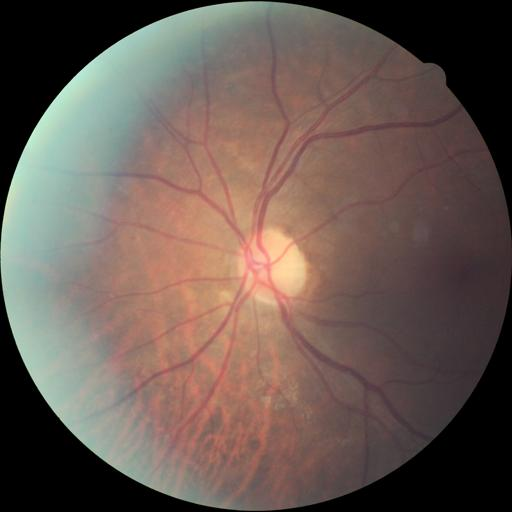
#> input picture retinaai-ml-service/data/sample/10_left.jpeg, 512 x 512 px
$ python -i quality.py   (imports and definitions only)   (older library calls are emulated)
#> lines starting #> are read from the running program, lines starting #| are printed output that depends on the picture; after the words box and inside, x2 and y2 are one past the last pixel; in counts of white or black regions, pixels touching at a corner belong together
"""
RETINAAI — Image Quality Assessment

Algorithmic quality assessment using image processing metrics:
- Blur detection (Laplacian variance over the retinal disc)
- Brightness and contrast within the illuminated region
- Retina centering via circular mask fitting
- Retina plausibility heuristic (warning only)

Metrics are computed on a fixed-size working copy so thresholds mean the
same thing for a tabletop fundus camera and a smartphone adapter.
"""
import cv2
import numpy as np
from dataclasses import dataclass, field
from typing import List


@dataclass
class QualityResult:
    """Result of image quality assessment."""
    overall_score: float = 0.0
    blur_score: float = 0.0
    blur_ok: bool = False
    brightness: float = 0.0
    brightness_ok: bool = False
    contrast: float = 0.0
    contrast_ok: bool = False
    centering_score: float = 0.0
    centered_ok: bool = False
    usable: bool = False
    retina_plausible: bool = True
    colour_ratio: float = 0.0
    feedback: List[str] = field(default_factory=list)

    # [16 lines left out: function to_dict, not called in this run]


class ImageQualityAssessor:
    """Assess retinal image quality using algorithmic metrics."""

    def __init__(
        self,
        blur_threshold: float = 100.0,
        brightness_min: float = 40.0,
        brightness_max: float = 220.0,
        contrast_threshold: float = 30.0,
        centering_threshold: float = 0.3,
        overall_min: float = 0.5,
    ):
        self.blur_threshold = blur_threshold
        self.brightness_min = brightness_min
        self.brightness_max = brightness_max
        self.contrast_threshold = contrast_threshold
        self.centering_threshold = centering_threshold
        self.overall_min = overall_min

    def assess(self, image: np.ndarray) -> QualityResult:
        """
        Assess image quality.

        Args:
            image: BGR numpy array (OpenCV format) or RGB numpy array.

        Returns:
            QualityResult with all quality metrics.
        """
        result = QualityResult()

        if image is None or image.size == 0:
            result.feedback.append("Invalid or empty image")
            return result

        # Convert to grayscale if needed
        if len(image.shape) == 3:
            if image.shape[2] == 4:  # RGBA
                image_bgr = cv2.cvtColor(image, cv2.COLOR_RGBA2BGR)
            else:
                image_bgr = image
            gray = cv2.cvtColor(image_bgr, cv2.COLOR_BGR2GRAY)
        else:
            gray = image
            image_bgr = cv2.cvtColor(gray, cv2.COLOR_GRAY2BGR)

        # Normalise resolution before measuring sharpness and contrast.
        #
        # Laplacian variance scales with pixel density: the same retina at
        # 3000x2000 and at 512x512 produces very different numbers, so a fixed
        # threshold silently means something different for a tabletop fundus
        # camera than for a smartphone adapter. Measuring on a fixed-size copy
        # makes the threshold device-independent.
        work = self._normalise(gray)

        # Restrict measurement to the retinal disc. A fundus photo is a bright
        # circle on a black rectangle; averaging the border in drags brightness
        # down and inflates contrast, so both were being measured on the wrong
        # pixels.
        mask = self._retina_mask(work)

        # 1. Blur detection — Laplacian variance over the retinal region
        result.blur_score = self._check_blur(work, mask)
        result.blur_ok = result.blur_score > self.blur_threshold

        # 2. Brightness check
        result.brightness = self._check_brightness(work, mask)
        result.brightness_ok = self.brightness_min < result.brightness < self.brightness_max

        # 3. Contrast check
        result.contrast = self._check_contrast(work, mask)
        result.contrast_ok = result.contrast > self.contrast_threshold

        # 4. Centering check — circular mask fit
        result.centering_score = self._check_centering(work)

        # 5. Retina plausibility (HEURISTIC, warning only)
        result.colour_ratio = self._colour_ratio(image_bgr)
        result.retina_plausible = result.colour_ratio >= self.RETINA_MIN_COLOUR_RATIO
        result.centered_ok = result.centering_score > self.centering_threshold

        # Overall score (weighted average)
        # Each metric is normalised so that "at threshold" scores ~0.5 and
        # comfortably-above-threshold saturates at 1.0.
        blur_norm = min(result.blur_score / (self.blur_threshold * 2), 1.0)
        bright_norm = 1.0 - abs(result.brightness - 128) / 128
        contrast_norm = min(result.contrast / (self.contrast_threshold * 2), 1.0)
        center_norm = result.centering_score

        result.overall_score = (
            0.35 * blur_norm
            + 0.20 * max(bright_norm, 0)
            + 0.20 * contrast_norm
            + 0.25 * center_norm
        )

        # Usability
        result.usable = all([
            result.blur_ok, result.brightness_ok,
            result.contrast_ok, result.centered_ok
        ])

        # Feedback messages
        if not result.brightness_ok:
            if result.brightness <= self.brightness_min:
                result.feedback.append("Image is too dark — increase illumination")
            else:
                result.feedback.append("Image is overexposed — reduce illumination")
        if not result.contrast_ok:
            result.feedback.append("Low contrast — adjust camera focus/lighting")
        if not result.blur_ok:
            result.feedback.append("Image is blurry — hold camera steady")
        if not result.centered_ok:
            result.feedback.append("Retina not centered — adjust camera position")

        if not result.retina_plausible:
            result.feedback.append(
                "This may not be a retinal fundus image — please confirm before screening"
            )

        if result.usable and not result.feedback:
            result.feedback.append("Image quality is good")

        return result

    WORK_SIZE = 512  # fixed measurement resolution

    # Fundus photographs are strongly red-dominant because of choroidal
    # blood supply. Across the sample images in this repository the red/green
    # ratio ranges 1.11-1.84, while grey, blue and green non-retinal images
    # sit at or below 1.0.
    #
    # HEURISTIC, AND CALIBRATED ON TEN IMAGES. It is deliberately a warning
    # and never a rejection: blocking a screening on a colour ratio derived
    # from this little evidence would fail more real captures than it catches
    # wrong ones. It exists so an operator who uploads the wrong photo sees
    # something, not as a fundus detector.
    RETINA_MIN_COLOUR_RATIO = 1.05

    @staticmethod
    def _colour_ratio(image_bgr: np.ndarray) -> float:
        """Mean red / mean green over the illuminated region."""
        if image_bgr is None or len(image_bgr.shape) != 3:
            return 0.0
        blue, green, red = cv2.split(image_bgr.astype(np.float32))
        gray = cv2.cvtColor(image_bgr, cv2.COLOR_BGR2GRAY)
        mask = gray > 12
        if mask.sum() < gray.size * 0.02:
            mask = np.ones_like(gray, dtype=bool)
        return float(red[mask].mean() / (green[mask].mean() + 1e-6))

    def _normalise(self, gray: np.ndarray) -> np.ndarray:
        """Resize to a fixed square so metrics are comparable across devices."""
        if gray.shape[:2] == (self.WORK_SIZE, self.WORK_SIZE):
            return gray
        interp = cv2.INTER_AREA if gray.shape[0] > self.WORK_SIZE else cv2.INTER_LINEAR
        return cv2.resize(gray, (self.WORK_SIZE, self.WORK_SIZE), interpolation=interp)

    @staticmethod
    def _retina_mask(gray: np.ndarray) -> np.ndarray:
        """
        Boolean mask of the illuminated retinal disc.

        Falls back to the whole frame when the image has no dark border, which
        is what a cropped or already-processed image looks like.
        """
        mask = gray > 12
        if mask.sum() < gray.size * 0.10:
            return np.ones_like(gray, dtype=bool)
        return mask

    def _check_blur(self, gray: np.ndarray, mask: np.ndarray = None) -> float:
        """Laplacian variance over the retinal region as a sharpness metric."""
        laplacian = cv2.Laplacian(gray, cv2.CV_64F)
        if mask is not None:
            # Erode so the hard border between disc and black frame — a strong
            # edge that has nothing to do with focus — is excluded.
            eroded = cv2.erode(
                mask.astype(np.uint8), np.ones((9, 9), np.uint8), iterations=1
            ).astype(bool)
            if eroded.sum() > 100:
                return float(laplacian[eroded].var())
        return float(laplacian.var())

    def _check_brightness(self, gray: np.ndarray, mask: np.ndarray = None) -> float:
        """Mean brightness of the retinal region."""
        if mask is not None and mask.sum() > 100:
            return float(np.mean(gray[mask]))
        return float(np.mean(gray))

    def _check_contrast(self, gray: np.ndarray, mask: np.ndarray = None) -> float:
        """Standard deviation within the retinal region as a contrast metric."""
        if mask is not None and mask.sum() > 100:
            return float(np.std(gray[mask]))
        return float(np.std(gray))

    def _check_centering(self, gray: np.ndarray) -> float:
        """
        Check if retina is centered using circular mask fitting.
        Returns a score 0-1 indicating how well a circle fits.
        """
        h, w = gray.shape

        # Threshold to find the retinal region
        _, binary = cv2.threshold(gray, 30, 255, cv2.THRESH_BINARY)

        # Find contours
        contours, _ = cv2.findContours(binary, cv2.RETR_EXTERNAL, cv2.CHAIN_APPROX_SIMPLE)
        if not contours:
            return 0.0

        # Get largest contour (presumably the retina)
        largest = max(contours, key=cv2.contourArea)
        area = cv2.contourArea(largest)
        total_area = h * w

        if area < total_area * 0.05:
            return 0.0

        # Check circularity and centering
        (cx, cy), radius = cv2.minEnclosingCircle(largest)

        # How close is the center to the image center?
        center_dist = np.sqrt((cx - w / 2) ** 2 + (cy - h / 2) ** 2)
        max_dist = np.sqrt((w / 2) ** 2 + (h / 2) ** 2)
        center_score = 1.0 - (center_dist / max_dist)

        # How circular is the contour?
        perimeter = cv2.arcLength(largest, True)
        if perimeter == 0:
            return 0.0
        circularity = 4 * np.pi * area / (perimeter ** 2)

        return float(center_score * 0.6 + circularity * 0.4)

>>> import cv2
>>> picture = cv2.cvtColor(cv2.imread('../../data/sample/10_left.jpeg'), cv2.COLOR_BGR2RGB)
>>> result = ImageQualityAssessor().assess(picture)
#> in assess, `gray = cv2.cvtColor(image_bgr, cv2.COLOR_BGR2GRAY)`:
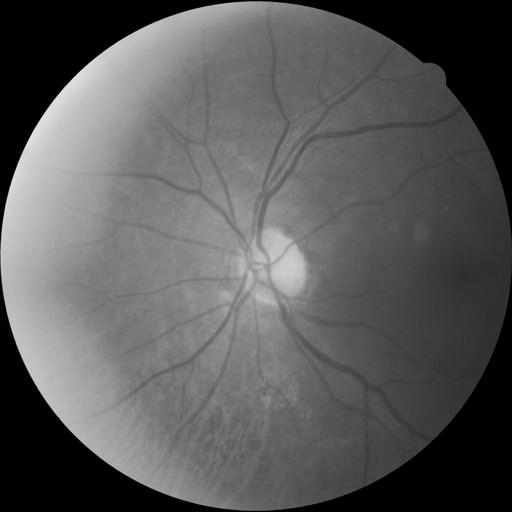
#> gray: shape (512, 512); min 0, max 248, mean 90.4
#> in _retina_mask, `mask = gray > 12`:
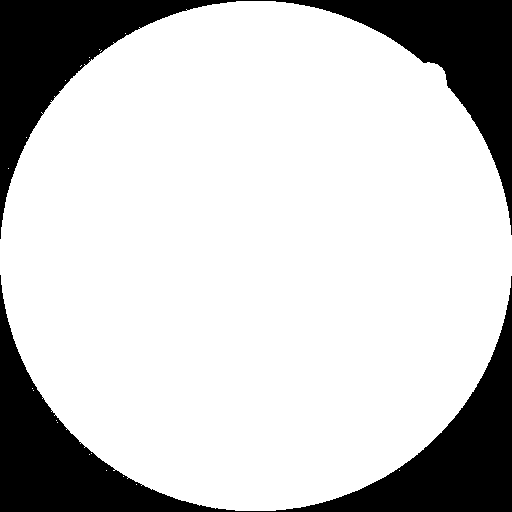
#> mask: shape (512, 512) bool; 78.5% white; 2 black regions, box (x1, y1, x2, y2) and area: (0, 275, 512, 512) 28267, (0, 0, 512, 239) 28095
#> in _check_blur, `laplacian = cv2.Laplacian(gray, cv2.CV_64F)`:
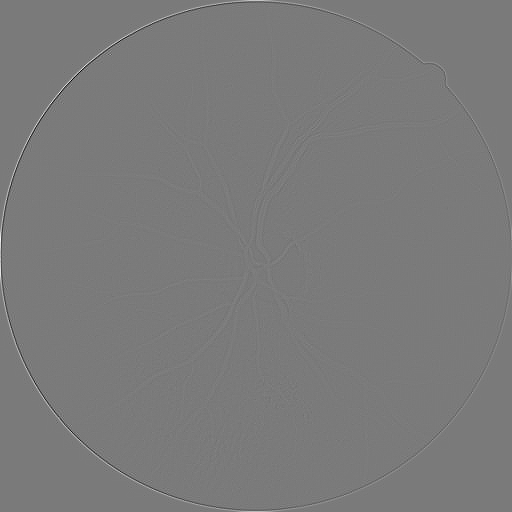
#> laplacian: shape (512, 512) float64; min -331, max 356, mean 0; drawn with min black and max white
#> in _check_blur, `eroded = cv2.erode( mask.astype(np.uint8), np.ones((9, 9), np.uint8), ..`:
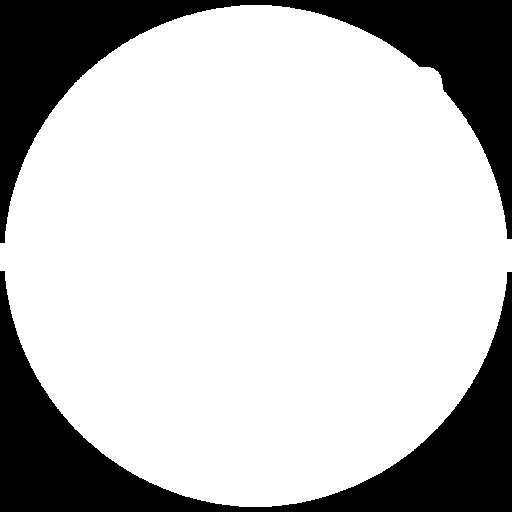
#> eroded: shape (512, 512) bool; 75.5% white; 2 black regions, box (x1, y1, x2, y2) and area: (0, 271, 512, 512) 32222, (0, 0, 512, 243) 32056
#> in assess, `result.blur_score = self._check_blur(work, mask)`: result.blur_score = 22.34
#> in assess, `result.blur_ok = result.blur_score > self.blur_threshold`: result.blur_ok = False
#> in assess, `result.brightness = self._check_brightness(work, mask)`: result.brightness = 115
#> in assess, `result.brightness_ok = self.brightness_min < result.brightness < self...`: result.brightness_ok = True
#> in assess, `result.contrast = self._check_contrast(work, mask)`: result.contrast = 39.24
#> in assess, `result.contrast_ok = result.contrast > self.contrast_threshold`: result.contrast_ok = True
#> in _check_centering, `_, binary = cv2.threshold(gray, 30, 255, cv2.THRESH_BINARY)`:
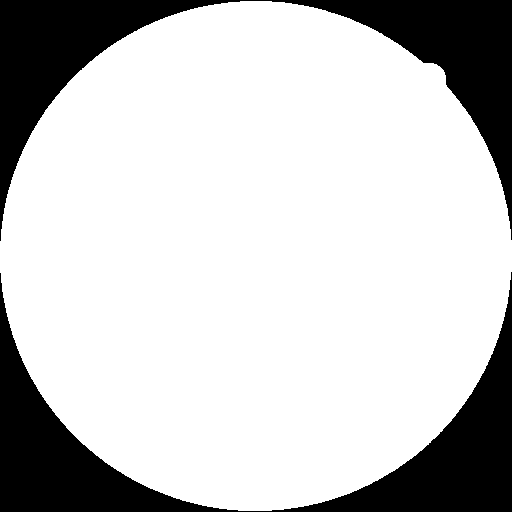
#> binary: shape (512, 512); 78.3% white; 2 black regions
#> in _check_centering, `contours, _ = cv2.findContours(binary, cv2.RETR_EXTERNAL, cv2.CHAIN_AP..`: contours = 1 contour; box (x1, y1, x2, y2) and area: (0, 1, 512, 511) 204569
#> in _check_centering, `largest = max(contours, key=cv2.contourArea)`: largest = contour of 741 points, box (x1, y1, x2, y2) (0, 1, 512, 511), area 204569
#> in _check_centering, `area = cv2.contourArea(largest)`: area = 204569
#> in _check_centering, `(cx, cy), radius = cv2.minEnclosingCircle(largest)`: cx = 258; cy = 252.2; radius = 259.7
#> in _check_centering, `center_dist = np.sqrt((cx - w / 2) ** 2 + (cy - h / 2) ** 2)`: center_dist = 4.29
#> in _check_centering, `center_score = 1.0 - (center_dist / max_dist)`: center_score = 0.988
#> in _check_centering, `perimeter = cv2.arcLength(largest, True)`: perimeter = 1700.2
#> in _check_centering, `circularity = 4 * np.pi * area / (perimeter ** 2)`: circularity = 0.889
#> in assess, `result.centering_score = self._check_centering(work)`: result.centering_score = 0.949
#> in _colour_ratio, `blue, green, red = cv2.split(image_bgr.astype(np.float32))`:
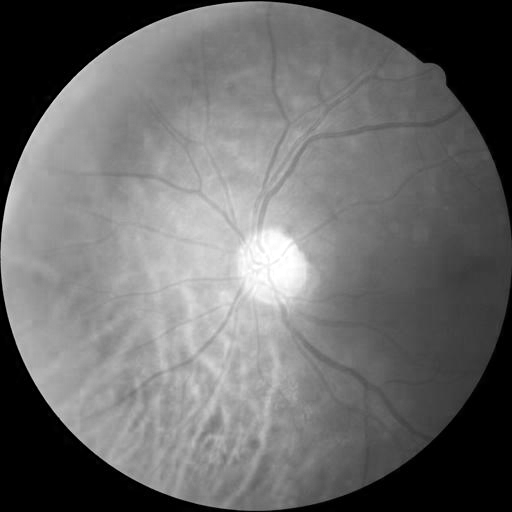
#> blue: shape (512, 512) float32; min 0, max 255, mean 106.8
#> in _colour_ratio, `blue, green, red = cv2.split(image_bgr.astype(np.float32))`:
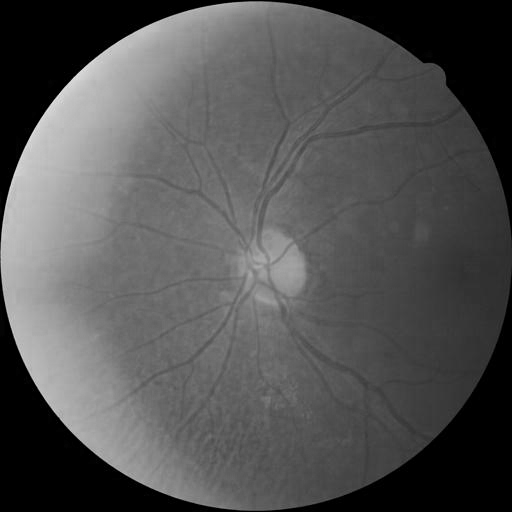
#> red: shape (512, 512) float32; min 0, max 242, mean 83.2
#> in assess, `result.colour_ratio = self._colour_ratio(image_bgr)`: result.colour_ratio = 0.916
#> in assess, `result.retina_plausible = result.colour_ratio >= self.RETINA_MIN_COLOU..`: result.retina_plausible = False
#> in assess, `result.centered_ok = result.centering_score > self.centering_threshold`: result.centered_ok = True
#> in assess, `blur_norm = min(result.blur_score / (self.blur_threshold * 2), 1.0)`: blur_norm = 0.112
#> in assess, `bright_norm = 1.0 - abs(result.brightness - 128) / 128`: bright_norm = 0.899
#> in assess, `contrast_norm = min(result.contrast / (self.contrast_threshold * 2), 1..`: contrast_norm = 0.654
#> in assess, `center_norm = result.centering_score`: center_norm = 0.949
#> in assess, `result.overall_score = ( 0.35 * blur_norm + 0.20 * max(bright_norm, 0)..`: result.overall_score = 0.587
#> in assess, `result.usable = all([ result.blur_ok, result.brightness_ok, result.con..`: result.usable = False

$ run again, on retinaai-ml-service/data/sample/13_left.jpeg
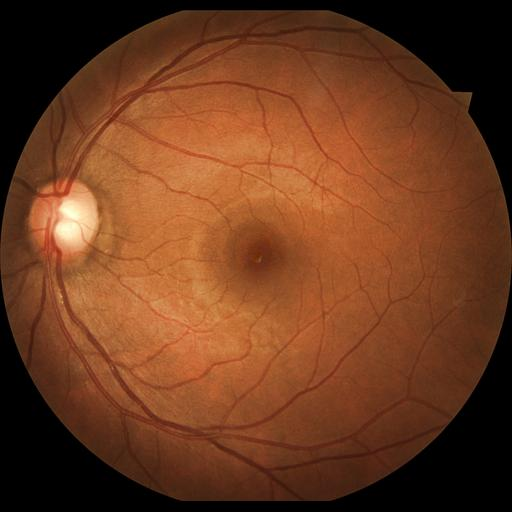
#> input picture retinaai-ml-service/data/sample/13_left.jpeg, 512 x 512 px
#> in _retina_mask, `mask = gray > 12`:
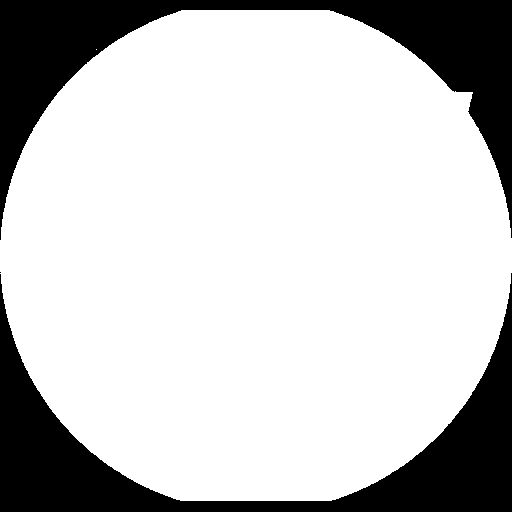
#> mask: shape (512, 512) bool; 78% white; 3 black regions (1 under 20 px), largest, box (x1, y1, x2, y2) and area: (0, 273, 512, 512) 29137, (0, 0, 512, 240) 28661
#> eroded: shape (512, 512) bool; 75% white; 2 black regions, box (x1, y1, x2, y2) and area: (0, 268, 512, 512) 33015, (0, 0, 512, 244) 32576
#> result.blur_score = 63.21
#> result.blur_ok = False
#> result.brightness = 72.43
#> result.brightness_ok = True
#> result.contrast = 26.67
#> result.contrast_ok = False
#> binary: shape (512, 512); 77.4% white; 72 black regions (62 under 20 px)
#> contours = 1 contour; box (x1, y1, x2, y2) and area: (0, 10, 512, 501) 203012
#> largest = contour of 663 points, box (x1, y1, x2, y2) (0, 10, 512, 501), area 203012
#> area = 203011.5
#> cx = 260.6; cy = 250; radius = 263.1
#> center_dist = 7.56
#> center_score = 0.979
#> perimeter = 1696.3
#> circularity = 0.887
#> result.centering_score = 0.942
#> in _colour_ratio, `blue, green, red = cv2.split(image_bgr.astype(np.float32))`:
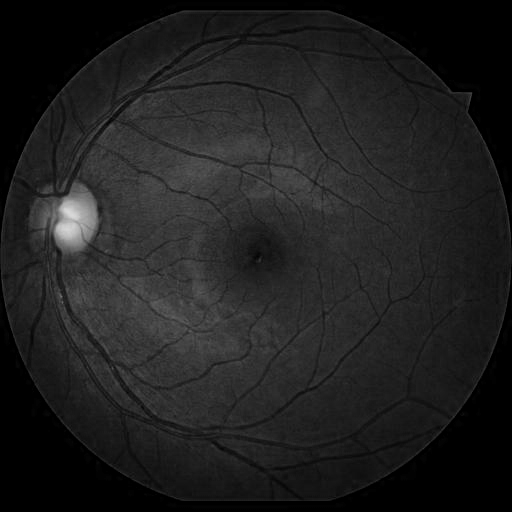
#> red: shape (512, 512) float32; min 0, max 217, mean 31.5
#> result.colour_ratio = 0.532
#> result.retina_plausible = False
#> result.centered_ok = True
#> blur_norm = 0.316
#> bright_norm = 0.566
#> contrast_norm = 0.445
#> center_norm = 0.942
#> result.overall_score = 0.548
#> result.usable = False

$ run again, on retinaai-ml-service/data/sample/15_left.jpeg
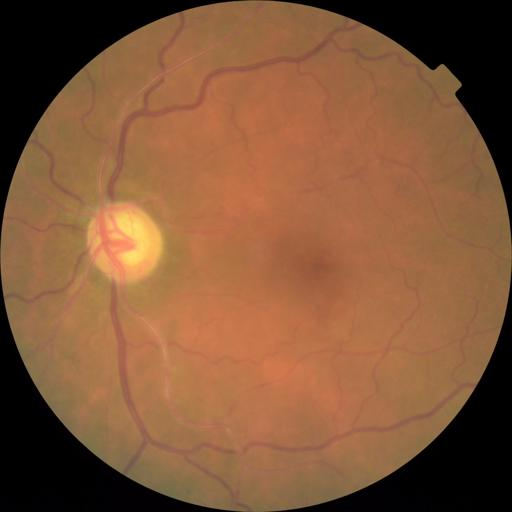
#> input picture retinaai-ml-service/data/sample/15_left.jpeg, 512 x 512 px
#> in _retina_mask, `mask = gray > 12`:
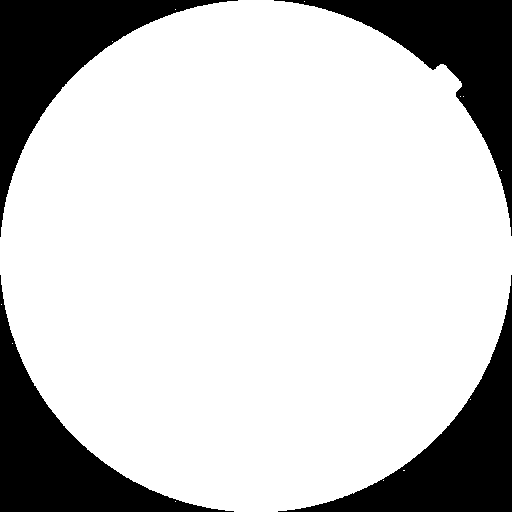
#> mask: shape (512, 512) bool; 78.8% white; 4 black regions, box (x1, y1, x2, y2) and area: (0, 0, 238, 237) 13987, (0, 275, 234, 512) 13937, (278, 275, 512, 512) 13900, (274, 0, 512, 236) 13626
#> eroded: shape (512, 512) bool; 75.9% white; 4 black regions, box (x1, y1, x2, y2) and area: (0, 0, 242, 241) 15905, (0, 271, 238, 512) 15840, (274, 271, 512, 512) 15805, (270, 0, 512, 240) 15628
#> result.blur_score = 13.32
#> result.blur_ok = False
#> result.brightness = 104.9
#> result.brightness_ok = True
#> result.contrast = 11.95
#> result.contrast_ok = False
#> binary: shape (512, 512); 78.7% white; 4 black regions
#> contours = 1 contour; box (x1, y1, x2, y2) and area: (0, 0, 512, 512) 205555
#> largest = contour of 750 points, box (x1, y1, x2, y2) (0, 0, 512, 512), area 205555
#> area = 205555
#> cx = 260.2; cy = 251.4; radius = 262.3
#> center_dist = 6.22
#> center_score = 0.983
#> perimeter = 1718.9
#> circularity = 0.874
#> result.centering_score = 0.939
#> in _colour_ratio, `blue, green, red = cv2.split(image_bgr.astype(np.float32))`:
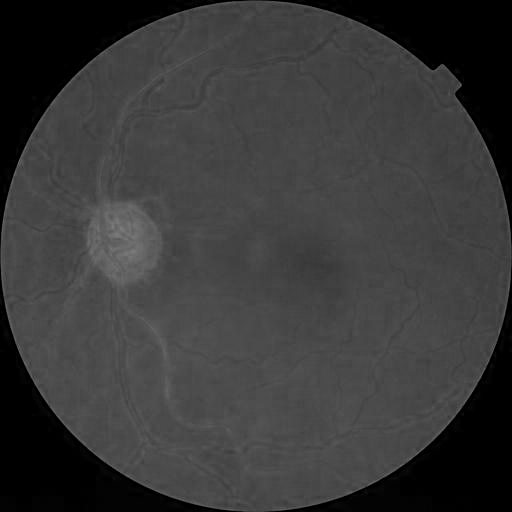
#> red: shape (512, 512) float32; min 0, max 124, mean 56.6
#> result.colour_ratio = 0.649
#> result.retina_plausible = False
#> result.centered_ok = True
#> blur_norm = 0.0666
#> bright_norm = 0.819
#> contrast_norm = 0.199
#> center_norm = 0.939
#> result.overall_score = 0.462
#> result.usable = False
